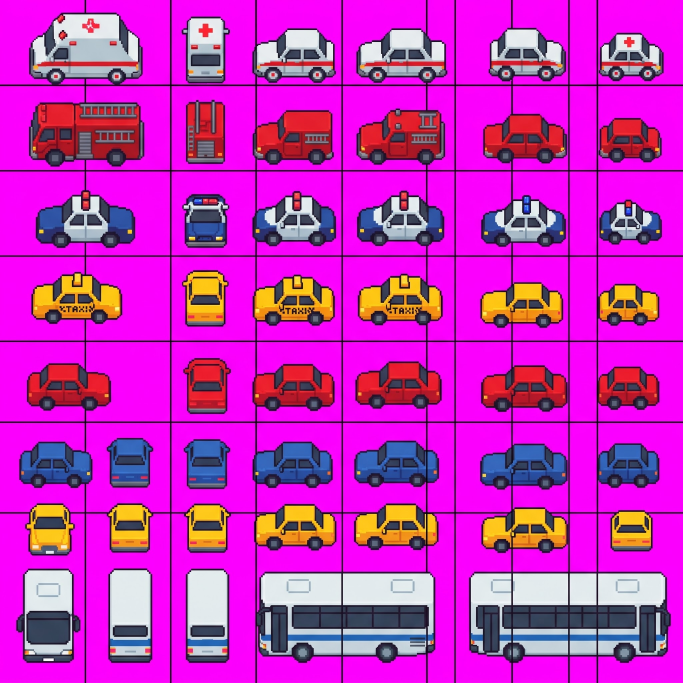
#> input picture tools/sheets/vehicles.jpg, 2048 x 2048 px (shown at 1/3 size)
$ python cut_vehicles.py
#> lines starting #> are read from the running program, lines starting #| are printed output that depends on the picture; after the words box and inside, x2 and y2 are one past the last pixel; in counts of white or black regions, pixels touching at a corner belong together
"""Cut the vehicles from tools/sheets/vehicles.jpg (magenta background with thin grid lines drawn over it) into the atlas.

    python3 tools/cut_vehicles.py

Grid lines are found as columns/rows full of thin dark pixels with magenta on both sides, then painted over by blending
the pixels on either side (so a line crossing a vehicle disappears too). Side views face left; the game mirrors them.
"""
import json, os
import numpy as np
from PIL import Image
from scipy import ndimage

ROOT = os.path.join(os.path.dirname(__file__), '..')
IMG = os.path.join(ROOT, 'public', 'assets', 'atlas.webp'); JS = os.path.join(ROOT, 'public', 'assets', 'atlas.json')
SHEET = os.path.join(ROOT, 'tools', 'sheets', 'vehicles.jpg')
# name: (centre x, centre y) on the 2000px sheet, length in game tiles (side views) or width in tiles (front/back views)
PICK = {
  'v_amb_side': (250, 140, 2.3), 'v_amb_back': (600, 140, .95),
  'v_fire_side': (250, 395, 2.5), 'v_fire_back': (600, 390, .95),
  'v_police_side': (250, 640, 1.9), 'v_police_front': (600, 640, .95),
  'v_taxi_side': (222, 875, 1.9), 'v_taxi_back': (600, 870, .9),
  'v_red_side': (202, 1118, 1.9), 'v_red_back': (600, 1128, .9),
  'v_blue_side': (160, 1355, 1.9), 'v_blue_back': (383, 1355, .9),
  'v_yellow_front': (145, 1550, .9), 'v_yellow_back': (383, 1548, .9), 'v_yellow_side': (865, 1545, 1.9),
  'v_bus_front': (140, 1795, 1.3), 'v_bus_back': (383, 1795, 1.2), 'v_bus_side': (1015, 1800, 3.8),
}

def groups(idx):
    out, cur = [], []
    for i in idx:
        if cur and i != cur[-1] + 1: out.append(cur); cur = []
        cur.append(i)
    if cur: out.append(cur)
    return out

def main():
    a = np.asarray(Image.open(SHEET).convert('RGB')).astype(float); H, W, _ = a.shape
#> after `H, W, _ = a.shape`: H = 2048; W = 2048
    r, g, b = a[..., 0], a[..., 1], a[..., 2]
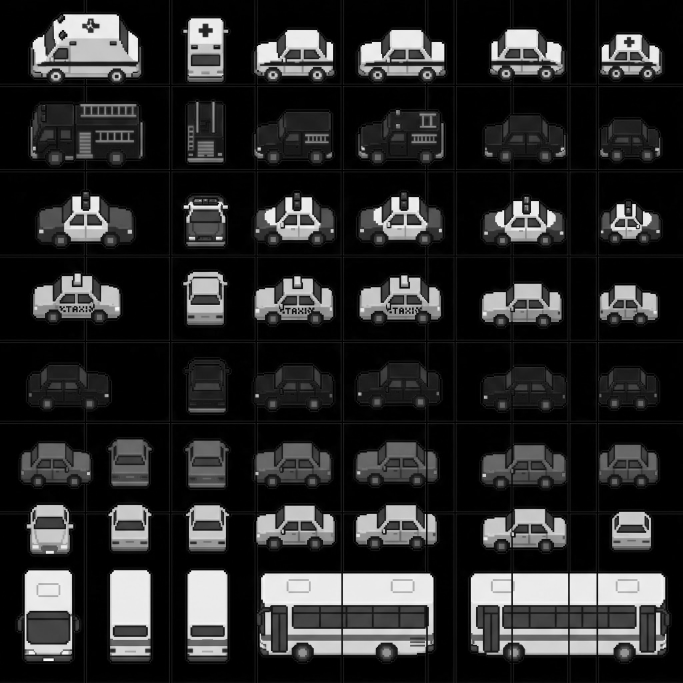
#> g: shape (2048, 2048) float64 (shown at 1/3 size); min 0, max 255, mean 41.4
    mag = (g < np.minimum(r, b) * .6) & (np.abs(r - b) < 90) & (np.minimum(r, b) > 110); dark = (r + g + b) < 260
#> after `mag = (g < np.minimum(r, b) * 0.6) & (np.abs(r - b) < 90) & (np.minimu`:
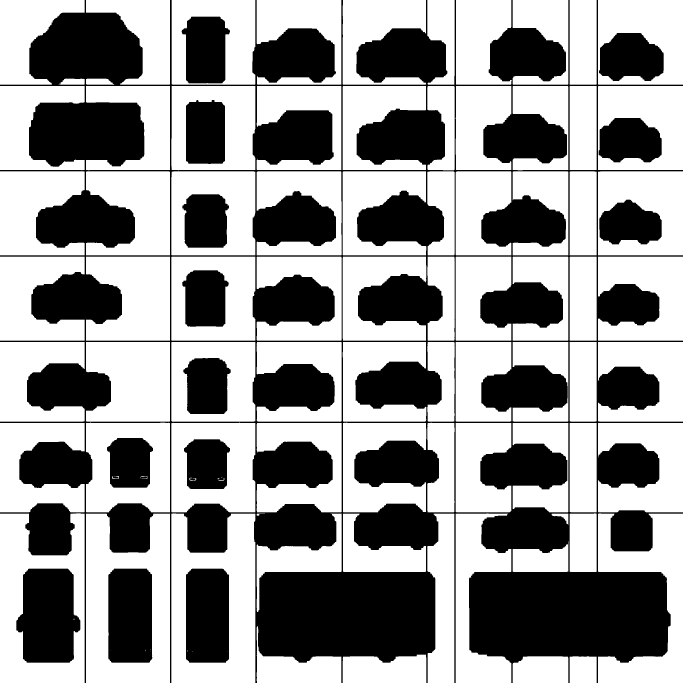
#> mag: shape (2048, 2048) bool (shown at 1/3 size); 59.5% white; 14 black regions, largest, box (x1, y1, x2, y2) and area: (0, 0, 2048, 2048) 1382150, (49, 1706, 241, 1988) 44159, (325, 1706, 457, 1988) 36485
#> after `dark = r + g + b < 260`: dark: shape (2048, 2048) bool; 19.2% white; 627 white regions (411 under 20 px), largest, box (x1, y1, x2, y2) and area: (0, 0, 2048, 2048) 580643, (79, 1833, 212, 1933) 12841, (1796, 359, 1985, 487) 12312
    def bgline(axis):
#> called with axis = 1
        L = np.zeros_like(mag)
        for k in range(1, 6): L |= dark & np.roll(mag, k, axis) & np.roll(mag, -k, axis)
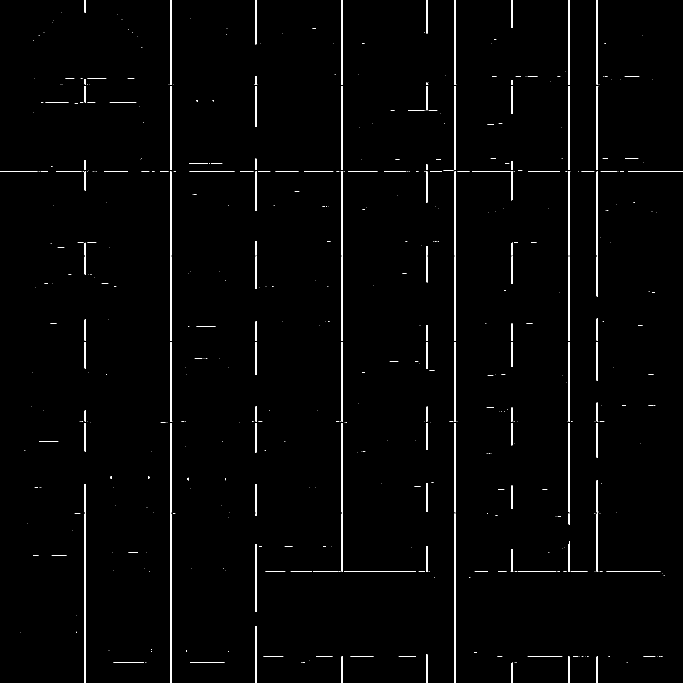
#> L: shape (2048, 2048) bool (shown at 1/3 size); 1.5% white; 536 white regions (373 under 20 px), largest, box (x1, y1, x2, y2) and area: (254, 1541, 258, 2048) 2028, (510, 1541, 514, 2048) 2028, (1363, 1541, 1367, 2048) 2028
        return L
    vb, hb = bgline(1), bgline(0)
#> call 2 of bgline, with axis = 0
#> in bgline (call 2), `L = np.zeros_like(mag)`: L: shape (2048, 2048) bool; every value is 0
#> after the loop in bgline (call 2), `for k in range(1, 6): L |= dark & np.roll(mag, k, axis) & np.roll(mag,..`:
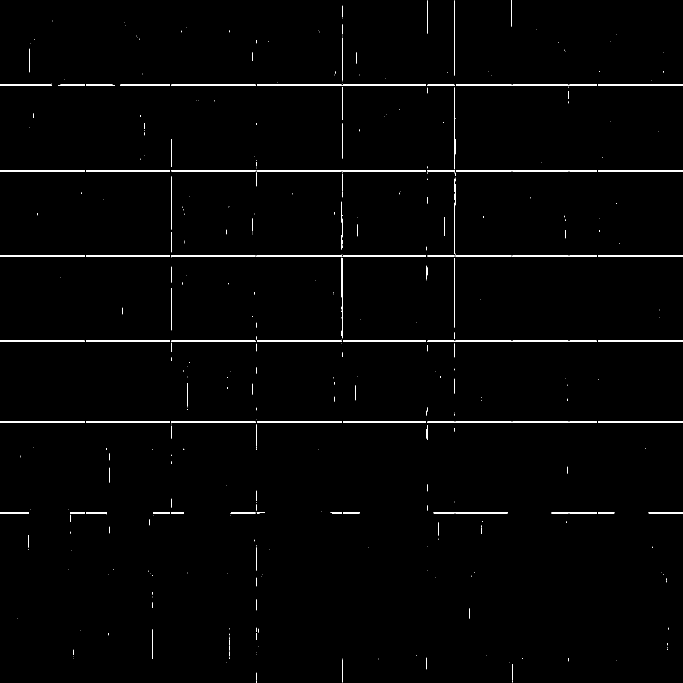
#> L: shape (2048, 2048) bool (shown at 1/3 size); 1.2% white; 416 white regions (278 under 20 px), largest, box (x1, y1, x2, y2) and area: (1794, 510, 2048, 515) 1251, (0, 510, 254, 515) 1237, (770, 510, 1024, 515) 1225
    for grp in groups([x for x in range(W) if vb[:, x].sum() > 150]):
        x0, x1 = max(0, grp[0] - 2), min(W - 1, grp[-1] + 2); n = x1 - x0
        for x in range(x0 + 1, x1): t = (x - x0) / n; a[:, x] = a[:, x0] * (1 - t) + a[:, x1] * t
#> this loop made 9 passes
#> (grp, x0, x1, n) on passes 1 to 9: ([254, 255, 256, 257], 252, 259, 7), ([510, 511, 512, 513, 514], 508, 516, 8), ([766, 767, 768, 769, 770], 764, 772, 8), ([1024, 1025, 1026, 1027, 1028], 1022, 1030, 8), ([1278, 1279, 1280, 1281, 1282], 1276, 1284, 8), ([1363, 1364, 1365, 1366, 1367], 1361, 1369, 8), ([1534, 1535, 1536, 1537], 1532, 1539, 7), ([1705, 1706, 1707, 1708], 1703, 1710, 7), ([1790, 1791, 1792, 1793], 1788, 1795, 7)
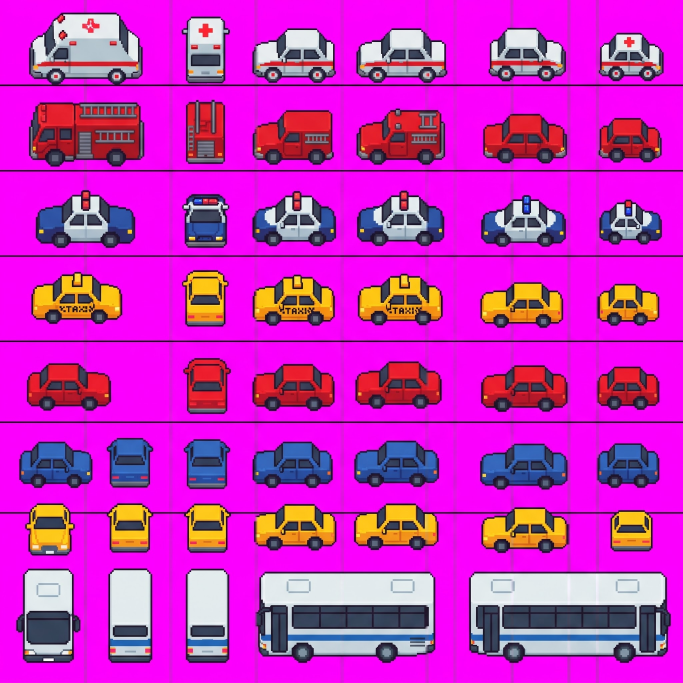
#> a: shape (2048, 2048, 3) float64 (shown at 1/3 size); mean R, G, B 202.1, 41.9, 193.1
    for grp in groups([y for y in range(H) if hb[y, :].sum() > 150]):
        y0, y1 = max(0, grp[0] - 2), min(H - 1, grp[-1] + 2); n = y1 - y0
        for y in range(y0 + 1, y1): t = (y - y0) / n; a[y] = a[y0] * (1 - t) + a[y1] * t
#> this loop made 6 passes
#> (grp, y0, y1, n) on passes 1 to 6: ([254, 255, 256, 257], 252, 259, 7), ([510, 511, 512, 513, 514], 508, 516, 8), ([766, 767, 768, 769], 764, 771, 7), ([1022, 1023, 1024, 1025], 1020, 1027, 7), ([1264, 1265, 1266, 1267, 1268], 1262, 1270, 8), ([1537, 1538, 1539, 1540], 1535, 1542, 7)
    r, g, b = a[..., 0], a[..., 1], a[..., 2]
    bg = (g < np.minimum(r, b) * .62) & (np.abs(r - b) < 100) & (np.minimum(r, b) > 100)
#> bg: shape (2048, 2048) bool; 62.1% white; 52 black regions, largest, box (x1, y1, x2, y2) and area: (1407, 1715, 2012, 1988) 151393, (770, 1716, 1306, 1988) 134718, (88, 38, 428, 255) 59385
    rgba = np.dstack([a.clip(0, 255), np.where(bg, 0, 255)]).astype(np.uint8)
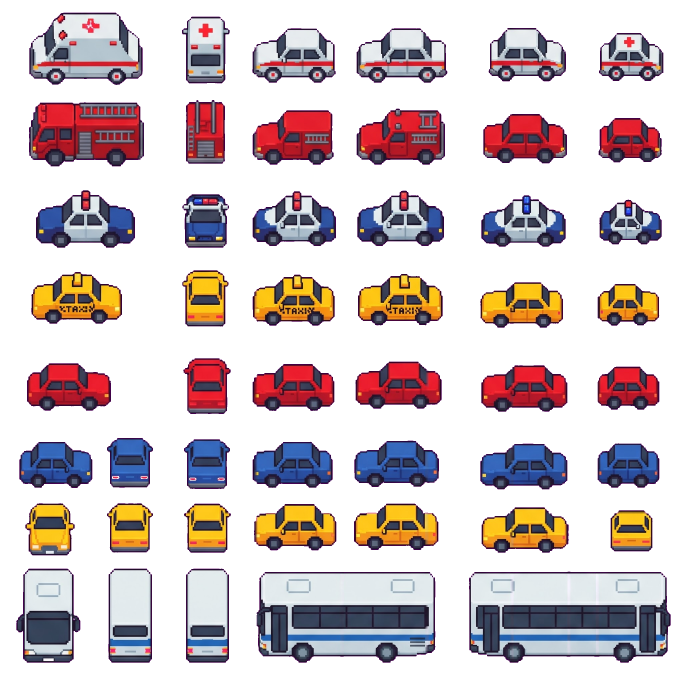
#> rgba: shape (2048, 2048, 4) (shown at 1/3 size); mean R, G, B, A 204.1, 42.1, 195, 96.8; transparent parts drawn white
    lab, n = ndimage.label(~bg)
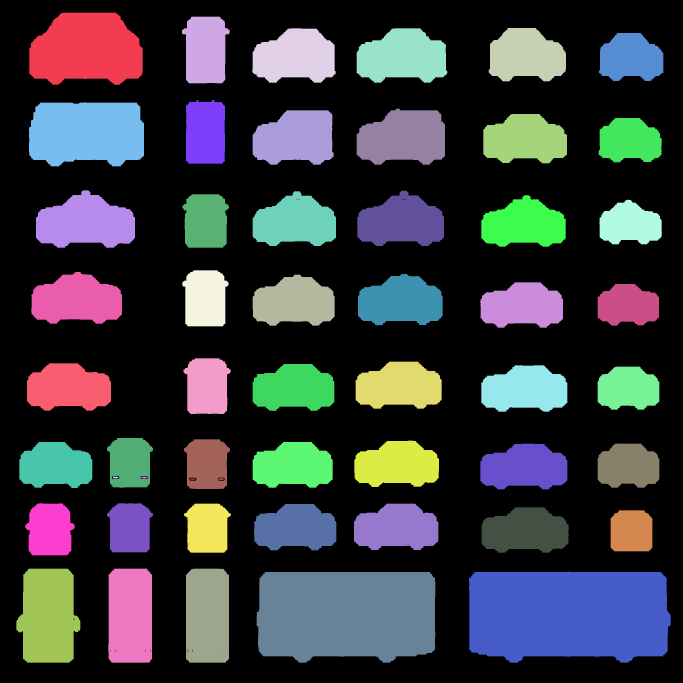
#> lab: shape (2048, 2048) int32 (shown at 1/3 size); 53 distinct labels, from 0 to 52; one colour per label, 0 black
#> n = 52
    sizes = ndimage.sum(np.ones_like(lab), lab, range(1, n + 1)); objs = ndimage.find_objects(lab)
#> after `sizes = ndimage.sum(np.ones_like(lab), lab, range(1, n + 1))`: sizes = 52 values, max 151393 at index 50, min 72 at index 39, mean 30607.6
#> after `objs = ndimage.find_objects(lab)`: objs = 52 items
    big = [i for i in range(n) if sizes[i] > 1500]
#> big = 49 values from 0 to 51
#> (the run stopped early here; a loop or call above may not have finished)
